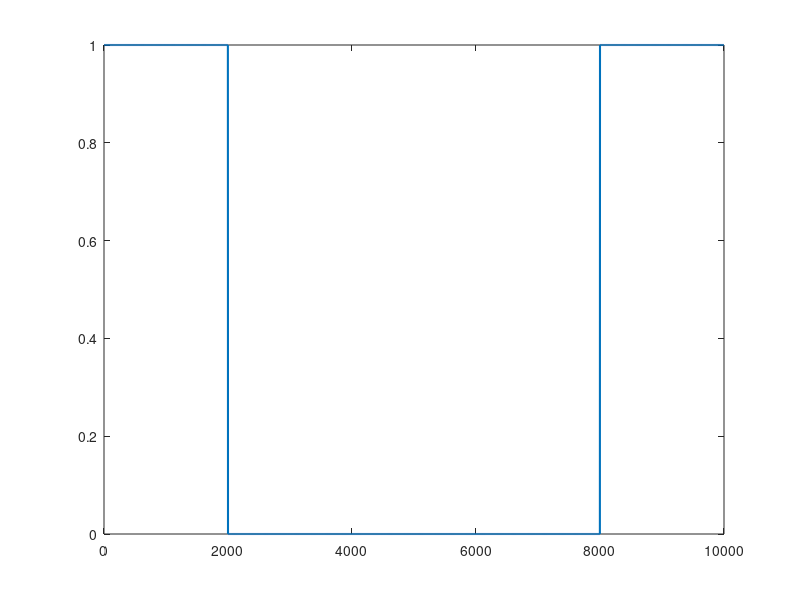

This figure's MATLAB source: (Note: this script raises an error after producing the figure.)
clear all
close all
clc


fe = 1e4;
te = 1/fe;
N = 5000;
t = (0:N-1)*te;

%génèrer deux signaux dans le domaine temporel, x et x2. Le signal x est la somme de trois 
%ondes cosinusoïdales de fréquences de 440Hz, 550Hz et 2500Hz respectivement
%le x2 et creer pour des raisons de comparaison
x = 1.2*cos(2*pi*440*t+1.2)+ 3*cos(2*pi*550*t)+ cos(2*pi*2500*t);
x2 = 1.2*cos(2*pi*440*t+1.2)+ 3*cos(2*pi*550*t);



%'f' pour représenter les valeurs de fréquence et une variable 'fshift' pour représenter les valeurs de fréquence décalées
f = (0:N-1)*(fe/N);
fshift = (-N/2:N/2-1)*(fe/N);
%effectuer une transformée de Fourier rapide (FFT) sur le signal x et attribue les valeurs de FFT à la variable 'specx'
specx = fft(x);


% Conception du filtre 
pass_bas = zeros(size(x));
fc = 2000;
index_fc = ceil((fc*N)/fe);
 pass_bas(1:index_fc) = 1;
pass_bas(N-index_fc+1:N)=1;

%tracage de filtre
plot(f,pass_bas,"linewidth",1.5)

%appliquer le filtre passe-bas au signal dans le domaine fréquentiel en multipliant le filtre avec la FFT du signal
 x_filter_freq = pass_bas.*specx;
 
 
 
%convertir le signal filtré en retour au domaine temporel en utilisant la FFT inverse
x_filter_tmp = ifft(x_filter_freq,"symmetric");
%  plot(fshift, fftshift(abs(fft(x_filter_tmp))));


% tracer la différence entre le signal original x2 et le signal filtré x_filter_tmp
plot(t, x2-x_filter_tmp)



